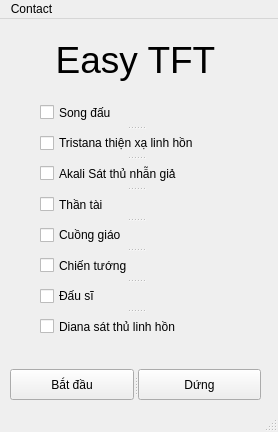
<?xml version="1.0" encoding="UTF-8"?>
<ui version="4.0">
 <class>MainWindow</class>
 <widget class="QMainWindow" name="MainWindow">
  <property name="geometry">
   <rect>
    <x>0</x>
    <y>0</y>
    <width>278</width>
    <height>432</height>
   </rect>
  </property>
  <property name="windowTitle">
   <string>MainWindow</string>
  </property>
  <widget class="QWidget" name="centralwidget">
   <widget class="QLabel" name="label">
    <property name="geometry">
     <rect>
      <x>20</x>
      <y>10</y>
      <width>231</width>
      <height>61</height>
     </rect>
    </property>
    <property name="font">
     <font>
      <family>MS Sans Serif</family>
      <pointsize>28</pointsize>
     </font>
    </property>
    <property name="text">
     <string>Easy TFT</string>
    </property>
    <property name="alignment">
     <set>Qt::AlignCenter</set>
    </property>
   </widget>
   <widget class="QSplitter" name="splitter_4">
    <property name="geometry">
     <rect>
      <x>70</x>
      <y>90</y>
      <width>0</width>
      <height>0</height>
     </rect>
    </property>
    <property name="layoutDirection">
     <enum>Qt::LeftToRight</enum>
    </property>
    <property name="orientation">
     <enum>Qt::Vertical</enum>
    </property>
    <widget class="QSplitter" name="splitter">
     <property name="orientation">
      <enum>Qt::Vertical</enum>
     </property>
     <widget class="QSplitter" name="splitter_2">
      <property name="orientation">
       <enum>Qt::Vertical</enum>
      </property>
      <widget class="QSplitter" name="splitter_3">
       <property name="orientation">
        <enum>Qt::Vertical</enum>
       </property>
      </widget>
     </widget>
    </widget>
   </widget>
   <widget class="QSplitter" name="splitter_5">
    <property name="geometry">
     <rect>
      <x>40</x>
      <y>80</y>
      <width>191</width>
      <height>241</height>
     </rect>
    </property>
    <property name="layoutDirection">
     <enum>Qt::LeftToRight</enum>
    </property>
    <property name="orientation">
     <enum>Qt::Vertical</enum>
    </property>
    <widget class="QCheckBox" name="checkBox_1">
     <property name="text">
      <string>Song đấu</string>
     </property>
    </widget>
    <widget class="QCheckBox" name="checkBox_2">
     <property name="text">
      <string>Tristana thiện xạ linh hồn</string>
     </property>
    </widget>
    <widget class="QCheckBox" name="checkBox_3">
     <property name="text">
      <string>Akali Sát thủ nhẫn giả</string>
     </property>
    </widget>
    <widget class="QCheckBox" name="checkBox_4">
     <property name="text">
      <string>Thần tài</string>
     </property>
    </widget>
    <widget class="QCheckBox" name="checkBox_5">
     <property name="text">
      <string>Cuồng giáo</string>
     </property>
    </widget>
    <widget class="QCheckBox" name="checkBox_6">
     <property name="text">
      <string>Chiến tướng</string>
     </property>
    </widget>
    <widget class="QCheckBox" name="checkBox_7">
     <property name="text">
      <string>Đấu sĩ</string>
     </property>
    </widget>
    <widget class="QCheckBox" name="checkBox_8">
     <property name="text">
      <string>Diana sát thủ linh hồn</string>
     </property>
    </widget>
   </widget>
   <widget class="QSplitter" name="splitter_6">
    <property name="geometry">
     <rect>
      <x>10</x>
      <y>350</y>
      <width>251</width>
      <height>31</height>
     </rect>
    </property>
    <property name="orientation">
     <enum>Qt::Horizontal</enum>
    </property>
    <widget class="QPushButton" name="pushButton">
     <property name="layoutDirection">
      <enum>Qt::RightToLeft</enum>
     </property>
     <property name="text">
      <string>Bắt đầu</string>
     </property>
     <property name="checkable">
      <bool>false</bool>
     </property>
    </widget>
    <widget class="QPushButton" name="pushButton_2">
     <property name="text">
      <string>Dứng</string>
     </property>
    </widget>
   </widget>
  </widget>
  <widget class="QMenuBar" name="menubar">
   <property name="geometry">
    <rect>
     <x>0</x>
     <y>0</y>
     <width>278</width>
     <height>26</height>
    </rect>
   </property>
   <widget class="QMenu" name="menuContact">
    <property name="title">
     <string>Contact</string>
    </property>
    <addaction name="actionHieudeptrai"/>
   </widget>
   <addaction name="menuContact"/>
  </widget>
  <widget class="QStatusBar" name="statusbar"/>
  <action name="actionHieudeptrai">
   <property name="text">
    <string>Hieudeptrai</string>
   </property>
  </action>
 </widget>
 <resources/>
 <connections/>
</ui>
